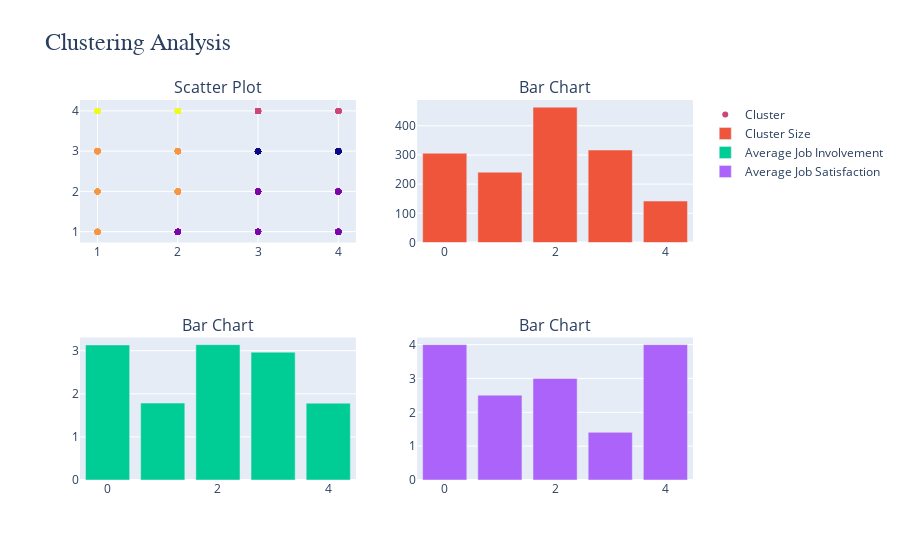

This figure's notebook cell:
### Code cell
from sklearn.cluster import KMeans

clustering_cols = ['JobInvolvement', 'JobSatisfaction']
kmeans = KMeans(n_clusters=5, n_init='auto')
kmeans.fit(df[clustering_cols])

df['Cluster'] = kmeans.labels_

fig = make_subplots(rows=2, cols=2, subplot_titles=['Scatter Plot', 'Bar Chart', 'Bar Chart', 'Bar Chart'])

fig.add_trace(go.Scatter(x=df['JobInvolvement'], 
                        y=df['JobSatisfaction'], 
                        mode='markers', 
                        marker=dict(color=kmeans.labels_), 
                        name='Cluster', 
                        hovertemplate="<b>Job Involvement: %{x}</b><br><b>Job Satisfaction: %{y}</b><br><b>Cluster: %{marker.color}</b>"), 
                        row=1, 
                        col=1)

fig.add_trace(go.Bar(x=df['Cluster'].unique(), 
                    y=df['Cluster'].value_counts(), 
                    name='Cluster Size', 
                    hovertemplate="<b>Cluster: %{x}</b><br><b>Count: %{y}</b>"), 
                    row=1, 
                    col=2)

fig.add_trace(go.Bar(x=df['Cluster'].unique(), 
                    y=df.groupby('Cluster')['JobInvolvement'].mean(), 
                    name='Average Job Involvement', 
                    hovertemplate="<b>Cluster: %{x}</b><br><b>Average Job Involvement: %{y:.2f}</b>"), 
                    row=2, 
                    col=1)

fig.add_trace(go.Bar(x=df['Cluster'].unique(), 
                    y=df.groupby('Cluster')['JobSatisfaction'].mean(), 
                    name='Average Job Satisfaction', 
                    hovertemplate="<b>Cluster: %{x}</b><br><b>Average Job Satisfaction: %{y:.2f}</b>"), 
                    row=2, 
                    col=2)

fig.update_layout(
    title={
        'text': 'Clustering Analysis',
        'font_size': 24,
        'font_family': 'Arial Black',
    }
)

fig.show()

### Figure 1 — Plotly figure (JSON) as saved in the notebook; plotly's stock layout.template omitted (floating-point values rounded to 4 significant figures; data arrays with more than 128 entries replaced by an {"elided": "..."} marker saying what was removed)
{"data": [{"hovertemplate": "<b>Job Involvement: %{x}</b><br><b>Job Satisfaction: %{y}</b><br><b>Cluster: %{marker.color}</b>", "marker": {"color": {"elided": "1470 int values"}}, "mode": "markers", "name": "Cluster", "type": "scatter", "x": {"elided": "1470 int values"}, "xaxis": "x", "y": {"elided": "1470 int values"}, "yaxis": "y"}, {"hovertemplate": "<b>Cluster: %{x}</b><br><b>Count: %{y}</b>", "name": "Cluster Size", "type": "bar", "x": [2, 3, 0, 1, 4], "xaxis": "x2", "y": [464, 317, 306, 241, 142], "yaxis": "y2"}, {"hovertemplate": "<b>Cluster: %{x}</b><br><b>Average Job Involvement: %{y:.2f}</b>", "name": "Average Job Involvement", "type": "bar", "x": [2, 3, 0, 1, 4], "xaxis": "x3", "y": [3.141, 2.966, 3.132, 1.784, 1.782], "yaxis": "y3"}, {"hovertemplate": "<b>Cluster: %{x}</b><br><b>Average Job Satisfaction: %{y:.2f}</b>", "name": "Average Job Satisfaction", "type": "bar", "x": [2, 3, 0, 1, 4], "xaxis": "x4", "y": [3.0, 1.407, 4.0, 2.506, 4.0], "yaxis": "y4"}], "layout": {"annotations": [{"font": {"size": 16}, "showarrow": false, "text": "Scatter Plot", "x": 0.225, "xanchor": "center", "xref": "paper", "y": 1, "yanchor": "bottom", "yref": "paper"}, {"font": {"size": 16}, "showarrow": false, "text": "Bar Chart", "x": 0.775, "xanchor": "center", "xref": "paper", "y": 1, "yanchor": "bottom", "yref": "paper"}, {"font": {"size": 16}, "showarrow": false, "text": "Bar Chart", "x": 0.225, "xanchor": "center", "xref": "paper", "y": 0.375, "yanchor": "bottom", "yref": "paper"}, {"font": {"size": 16}, "showarrow": false, "text": "Bar Chart", "x": 0.775, "xanchor": "center", "xref": "paper", "y": 0.375, "yanchor": "bottom", "yref": "paper"}], "title": {"font": {"family": "Arial Black", "size": 24}, "text": "Clustering Analysis"}, "xaxis": {"anchor": "y", "domain": [0, 0.45]}, "xaxis2": {"anchor": "y2", "domain": [0.55, 1]}, "xaxis3": {"anchor": "y3", "domain": [0, 0.45]}, "xaxis4": {"anchor": "y4", "domain": [0.55, 1]}, "yaxis": {"anchor": "x", "domain": [0.625, 1]}, "yaxis2": {"anchor": "x2", "domain": [0.625, 1]}, "yaxis3": {"anchor": "x3", "domain": [0, 0.375]}, "yaxis4": {"anchor": "x4", "domain": [0, 0.375]}}}
